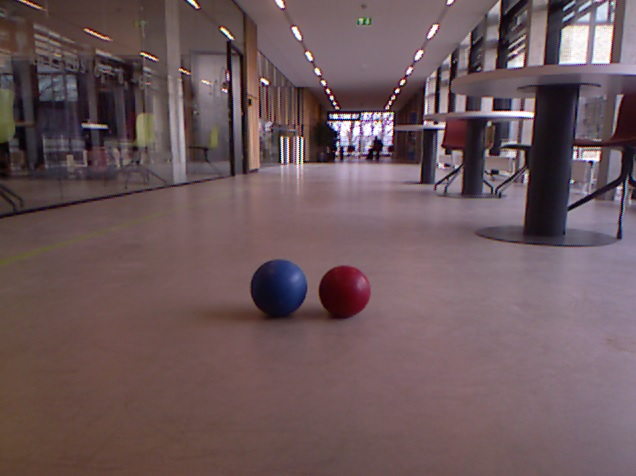
%> input picture lab5/ball_pos1.jpg, 636 x 476 px
$ octave --eval "result = getyuv('ball_pos1.jpg');"   (GNU Octave 9; MATLAB toolbox functions it lacks are replaced by stand-ins)
%> lines starting %> are read from the running program, lines starting %| are printed output that depends on the picture
%function x=getyuv(imgname)
% imgname string giving the name of the RGB input image
% A click on the left button in the shown picture will plot the u,v value
% of the indicated pixel
% a click on the right button will stop the function
function x=getyuv(imgname)
%> called with imgname = 'ball_pos1.jpg'
clf
m=imread(imgname);
%> m is the input picture: size 476x636x3 uint8; mean R, G, B 108.1, 87, 90.8
subplot(1,2,1)
imshow(m)
m2=int32(m);
YUV(:,:,1)=((19592*m2(:,:,1)+38480*m2(:,:,2)+7468*m2(:,:,3))/65536);
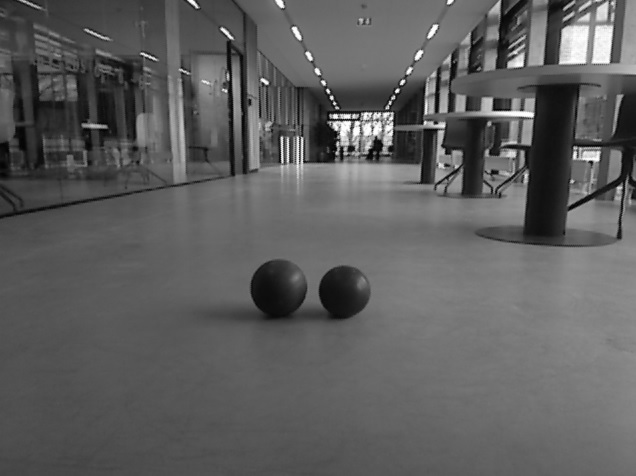
%> YUV: size 476x636 int32; min 2, max 255, mean 93.8
YUV(:,:,2)=((-9713*m2(:,:,1)-19068*m2(:,:,2)+28787*m2(:,:,3))/65536)+128;
YUV(:,:,3)=((28787*m2(:,:,1)-24107*m2(:,:,2)-4674*m2(:,:,3))/65536)+128;
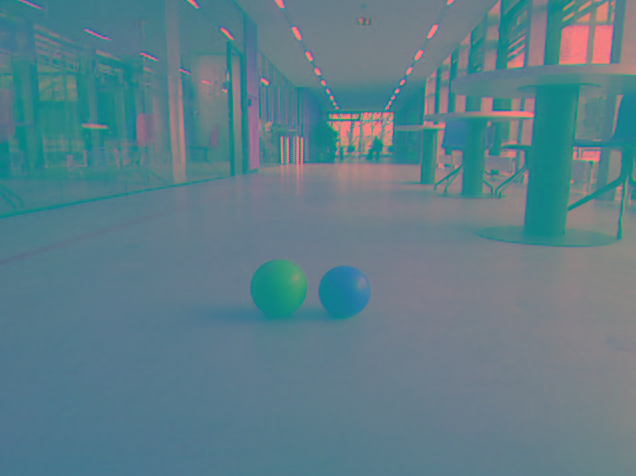
%> YUV: size 476x636x3 int32; mean R, G, B 93.8, 126.5, 137
hold on
button=0;
while (button ~= 3)
    subplot(1,2,1)
%> (the run ends here)

$ run again, on lab5/ball_pos4_1.jpg
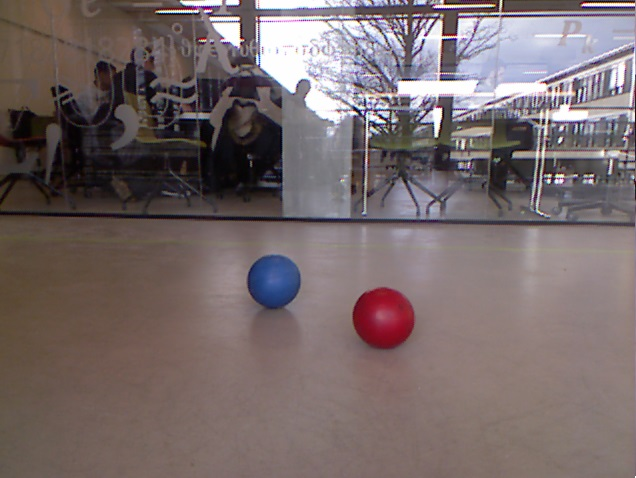
%> input picture lab5/ball_pos4_1.jpg, 636 x 478 px
%> in getyuv, m is the input picture: size 478x636x3 uint8; mean R, G, B 118.8, 105.7, 106.4
%> in getyuv, `YUV(:,:,1)=((19592*m2(:,:,1)+38480*m2(:,:,2)+7468*m2(:,:,3))/65536);`:
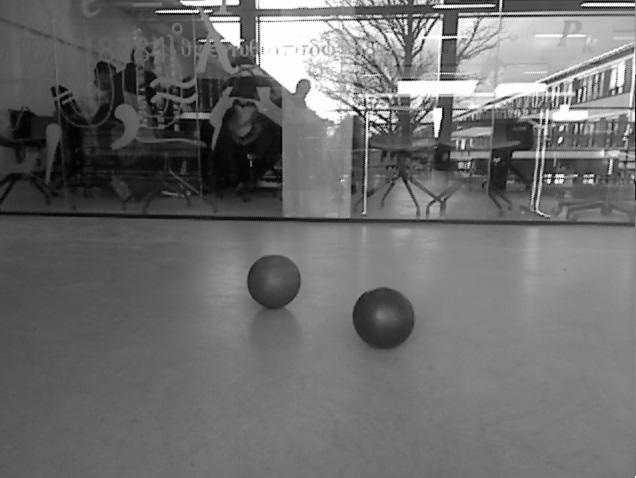
%> YUV: size 478x636 int32; min 1, max 255, mean 109.7
%> in getyuv, `YUV(:,:,3)=((28787*m2(:,:,1)-24107*m2(:,:,2)-4674*m2(:,:,3))/65536)+128;`:
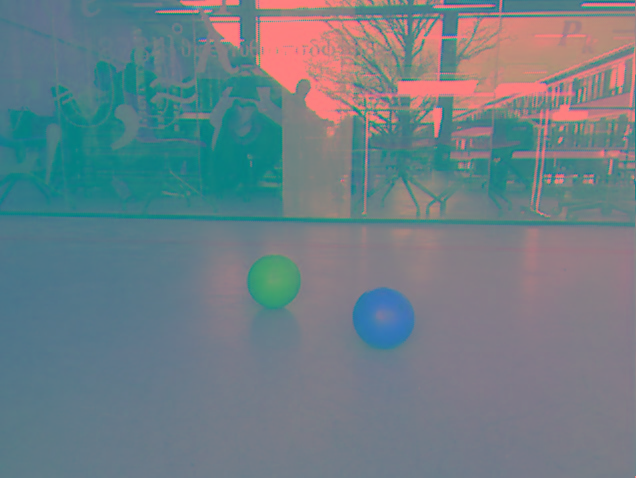
%> YUV: size 478x636x3 int32; mean R, G, B 109.7, 126.3, 133.7

$ run again, on lab5/ball_m1.png
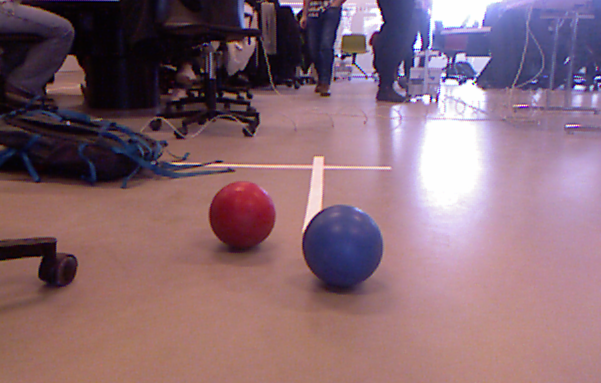
%> input picture lab5/ball_m1.png, 601 x 383 px
%> in getyuv, m is the input picture: size 383x601x3 uint8; mean R, G, B 135.4, 104.8, 115.5
%> in getyuv, `YUV(:,:,1)=((19592*m2(:,:,1)+38480*m2(:,:,2)+7468*m2(:,:,3))/65536);`:
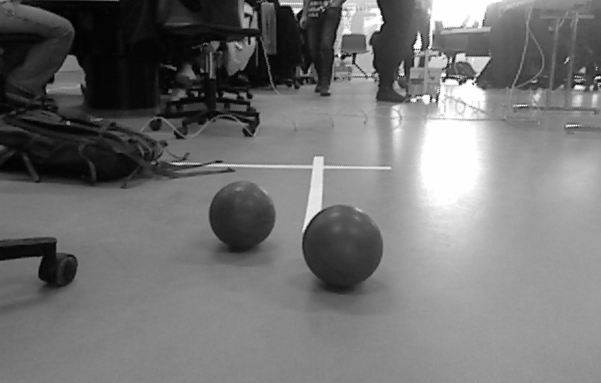
%> YUV: size 383x601 int32; min 1, max 254, mean 115.2
%> in getyuv, `YUV(:,:,3)=((28787*m2(:,:,1)-24107*m2(:,:,2)-4674*m2(:,:,3))/65536)+128;`:
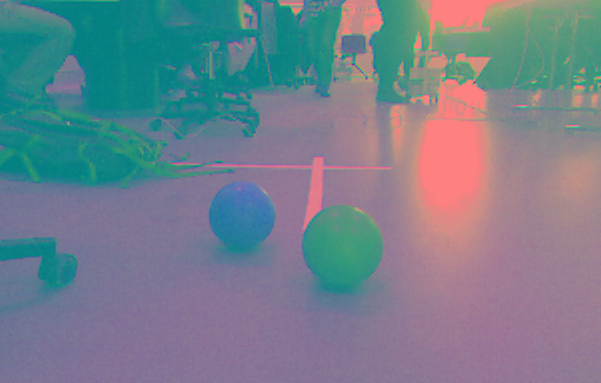
%> YUV: size 383x601x3 int32; mean R, G, B 115.2, 128.2, 140.7
